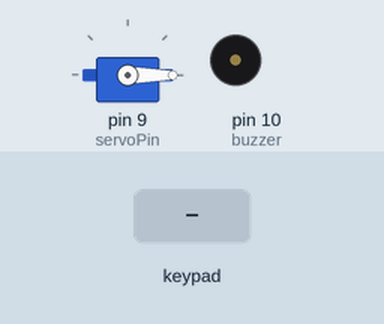
This sketch was run on a simulated Arduino Uno, built with avr-gcc and run on an emulated ATmega328P. Parts: servo, buzzer (waves = sounding, pin HIGH). Inputs (shaded band) come from the test bench. What the sketch prints to the serial monitor is not drawn.

Above: at 1.2 s.
1.3 s: keypad keys 1 1 2 1 # pressed 0.4 s apart
At 3.0 s:
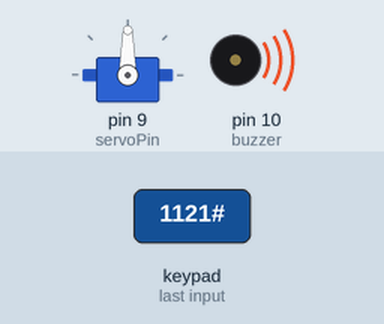
At 3.4 s:
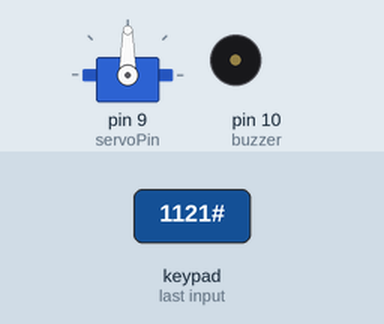
4.8 s: key '*' pressed
7.8 s: key '#' pressed
Timing chart, 0 to 10.8 s (numbered marks = the images above; inputs shaded):
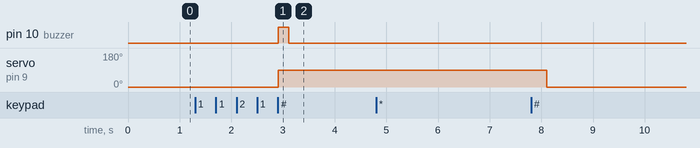

The sketch:

digital_lock.ino
```cpp
#include <Keypad.h>
#include <Servo.h>

// --- Servo setup ---
Servo lockServo;
int servoPin = 9;

// --- Buzzer setup ---
int buzzer = 10;

// --- Password setup ---
String password = "1121";  // Set your password here
String input = "";
int wrongAttempts = 0;

// --- Keypad setup ---
const byte ROWS = 4;
const byte COLS = 4;

char keys[ROWS][COLS] = {
  {'1','2','3','A'},
  {'4','5','6','B'},
  {'7','8','9','C'},
  {'*','0','#','D'}
};

byte rowPins[ROWS] = {2, 3, 4, 5};  // connect to R1, R2, R3, R4
byte colPins[COLS] = {6, 7, 8, 9};   // connect to C1, C2, C3, C4

Keypad keypad = Keypad(makeKeymap(keys), rowPins, colPins, ROWS, COLS);

void setup() {
  Serial.begin(9600);
  lockServo.attach(servoPin);
  pinMode(buzzer, OUTPUT);

  lockServo.write(0);  // Locked position
  Serial.println("Enter Password:");
}

void loop() {
  char key = keypad.getKey();

  if (key) {
    if (key == '#') {
      checkPassword();
      input = "";  // clear after check
    }
    else if (key == '*') {
      input = "";  // clear input manually
      Serial.println("Cleared input");
    }
    else {
      input += key;
      Serial.print("*");  // hide actual password
    }
  }
}

// --- Check entered password ---
void checkPassword() {
  Serial.println();

  if (input == password) {
    Serial.println("Access Granted");
    unlockDoor();
    wrongAttempts = 0;  // reset wrong count
  }
  else {
    wrongAttempts++;
    Serial.println("Access Denied");

    if (wrongAttempts >= 3) {
      Serial.println("Too many wrong attempts! System locked for 30 seconds");
      digitalWrite(buzzer, HIGH);
      delay(3000);
      digitalWrite(buzzer, LOW);

      delay(30000);  // lock period

      wrongAttempts = 0;
      Serial.println("You can try again.");
    }
  }
}

// --- Unlock door (servo) ---
void unlockDoor() {
  lockServo.write(90);  // Unlock position

  digitalWrite(buzzer, HIGH);
  delay(200);            // short beep
  digitalWrite(buzzer, LOW);

  delay(5000);           // door stays open for 5 seconds

  lockServo.write(0);    // lock again
  Serial.println("Door locked again");
}
```

Measured:
- after the input at 1.3 s, pin 10 (buzzer): LOW → HIGH after 1.6 s, → LOW 0.20 s later; servo on pin 9 (servoPin): 0° → 90° after 1.6 s
- after the input at 4.8 s, every drawn part: stays the same
